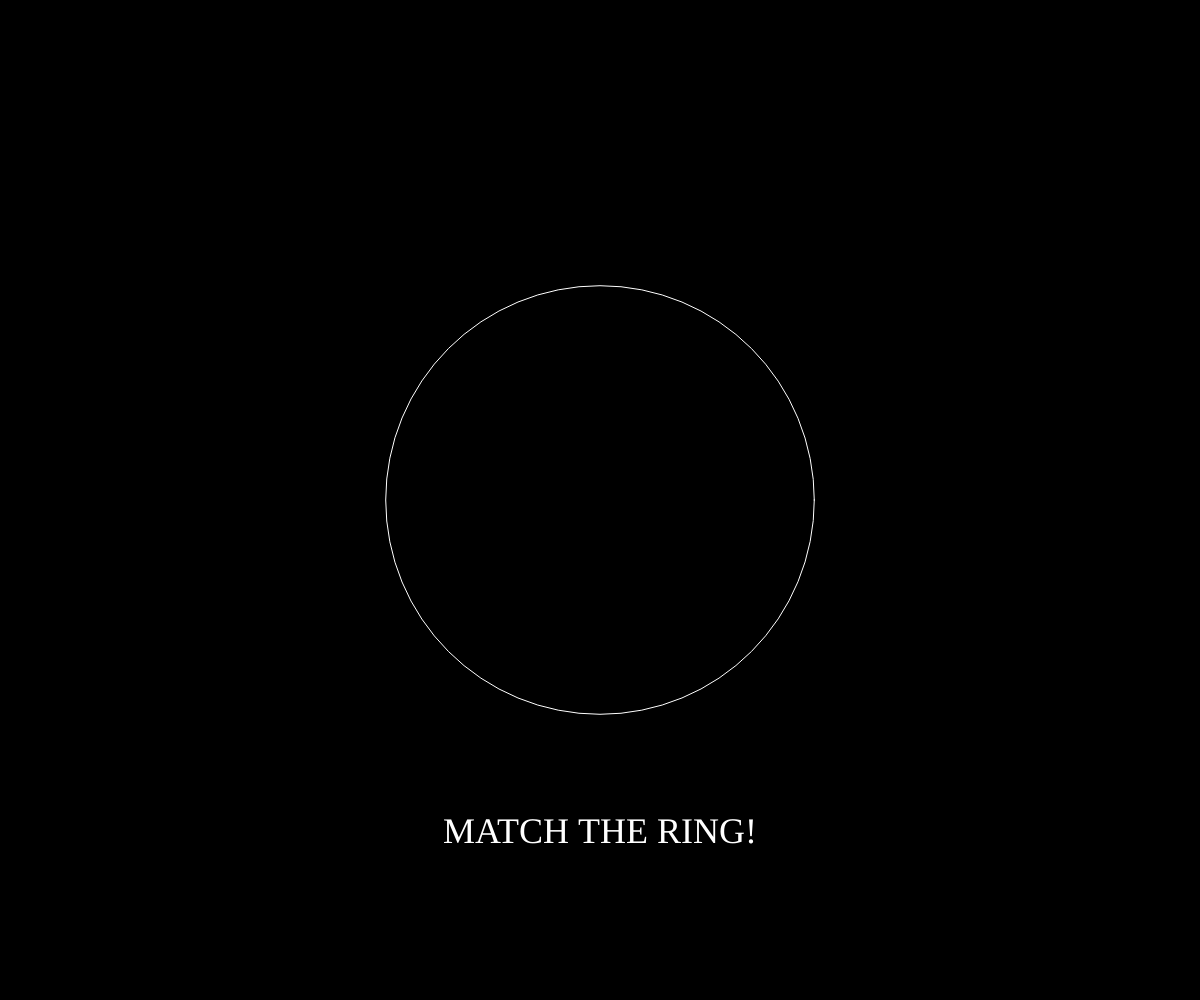
Frame 1 (no input)
Frame 60 (no input): identical to frame 1, image omitted
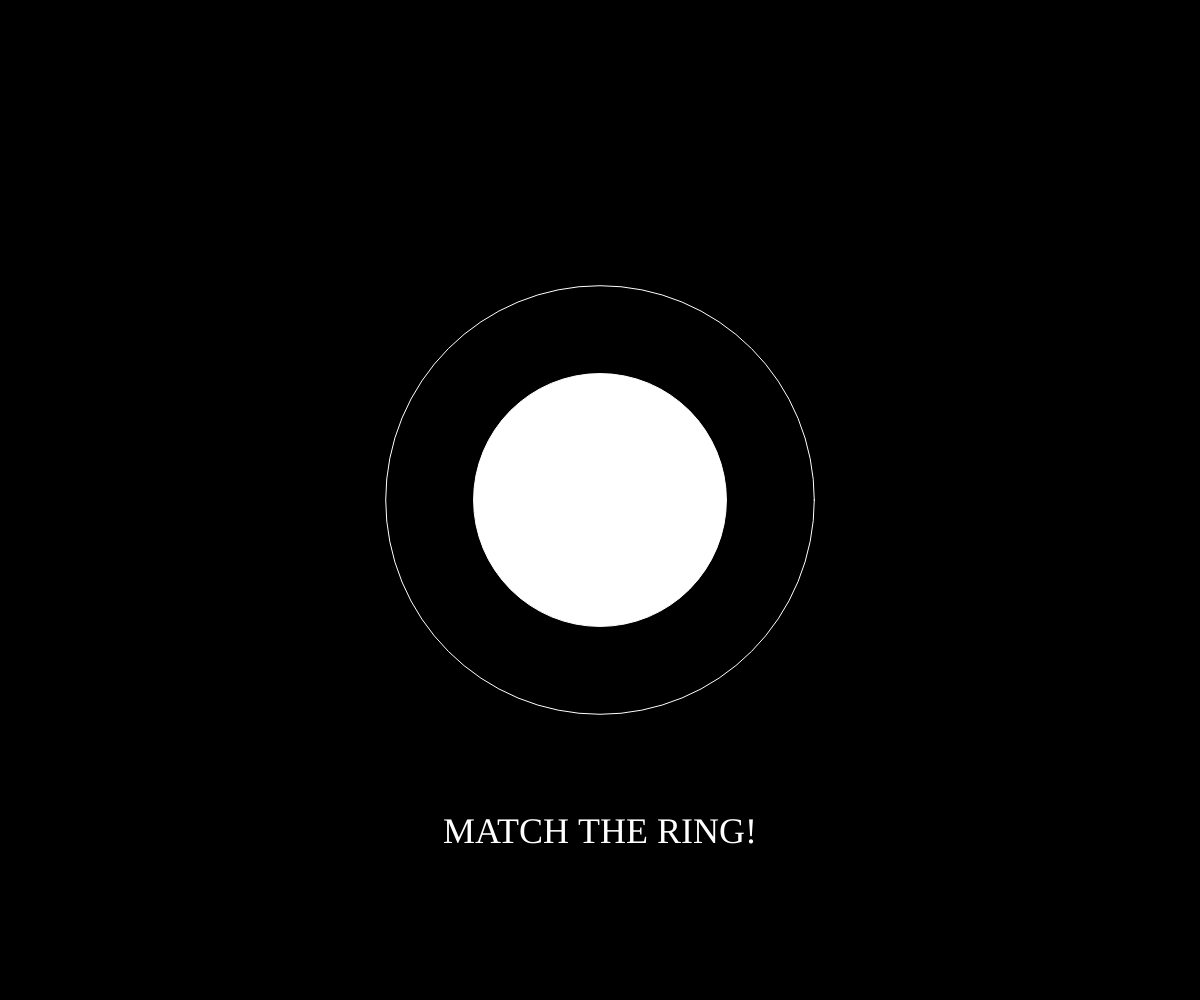
Frame 120 (the mouse pressed at the canvas centre since frame 60)

The p5.js sketch that drew these frames (run headless with seeded random() and noise() and a simulated clock; from frame 60 on, the mouse is pressed at the canvas centre):

// p5.js sketch
// ── sketch.js
let win = false;
let allow = true;
let score, textAppear;
let playerCircle, targetCircle;
let growthRate;
let resetBtn;

function setup() {
  createCanvas(windowWidth, windowHeight);
  textAlign(CENTER, CENTER);
  textFont("Jersey 10");
  textSize(36);
  resetGame();
  resetBtn = createElement("i").class("fa fa-refresh").mouseClicked(() =>resetGame());
}

function draw() {
  background(0);
  translate(width / 2, height / 2);

  drawCircle("target");
  drawCircle("player");

  if ((mouseIsPressed || touches.length > 0) && allow) {
    playerCircle += growthRate;
  }

  if (!allow) {
    drawCircle("targetFinish");
  } else {
    drawStartText();
  }
}

function mouseReleased() {
  handleInputRelease();
}

function touchEnded() {
  handleInputRelease();
}

function handleInputRelease() {
  if (allow) {
    endGame();
  }
}

function drawStartText() {
  fill(255);
  noStroke();
  text("MATCH THE RING!", 0, height - height / 1.5);
}

function drawCircle(type) {
  stroke(255);

  if (type === "target") {
    noFill();
    circle(0, 0, targetCircle);
  } else if (type === "player") {
    fill(255);
    circle(0, 0, playerCircle);
  } else if (type === "targetFinish") {
    let strokeColor = win ? "#00ff00" : "#ff0000";
    stroke(strokeColor);
    noFill();
    circle(0, 0, targetCircle);

    fill(255);
    noStroke();
    text(textAppear, 0, height - height / 1.5);
  }
}

function endGame() {
  allow = false;
  score = ((playerCircle / targetCircle) * 100) % 100;

  if (score >= 98) {
    textAppear = "PERFECT!";
    win = true;
  } else if (score >= 90) {
    textAppear = "SO CLOSE!";
  } else {
    textAppear = "TRY AGAIN!";
  }
}

function resetGame() {
  win = false;
  allow = true;
  playerCircle = 0;
  targetCircle = random(windowHeight / 4, windowHeight / 2);
  growthRate = targetCircle / 100;
}

function resizeWindow() {
  resizeCanvas(windowWidth, windowHeight);
  resetGame();
}
